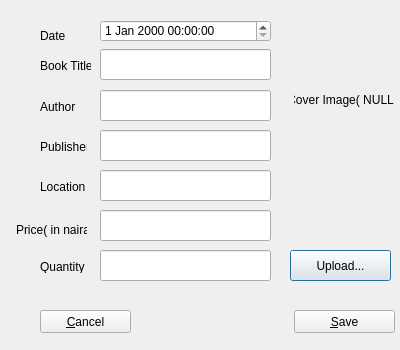
<?xml version="1.0" encoding="UTF-8"?>
<ui version="4.0">
 <class>InventoryActionDialog</class>
 <widget class="QDialog" name="InventoryActionDialog">
  <property name="geometry">
   <rect>
    <x>0</x>
    <y>0</y>
    <width>400</width>
    <height>350</height>
   </rect>
  </property>
  <property name="windowTitle">
   <string>Dialog</string>
  </property>
  <widget class="QLabel" name="label">
   <property name="geometry">
    <rect>
     <x>40</x>
     <y>50</y>
     <width>51</width>
     <height>31</height>
    </rect>
   </property>
   <property name="text">
    <string>Book Title</string>
   </property>
  </widget>
  <widget class="QLineEdit" name="titleLineEdit">
   <property name="geometry">
    <rect>
     <x>100</x>
     <y>49</y>
     <width>171</width>
     <height>31</height>
    </rect>
   </property>
  </widget>
  <widget class="QLabel" name="label_2">
   <property name="geometry">
    <rect>
     <x>40</x>
     <y>100</y>
     <width>47</width>
     <height>13</height>
    </rect>
   </property>
   <property name="text">
    <string>Author</string>
   </property>
  </widget>
  <widget class="QLineEdit" name="authorLineEdit">
   <property name="geometry">
    <rect>
     <x>100</x>
     <y>90</y>
     <width>171</width>
     <height>31</height>
    </rect>
   </property>
  </widget>
  <widget class="QLabel" name="label_3">
   <property name="geometry">
    <rect>
     <x>40</x>
     <y>140</y>
     <width>47</width>
     <height>13</height>
    </rect>
   </property>
   <property name="text">
    <string>Publisher</string>
   </property>
  </widget>
  <widget class="QLineEdit" name="publisherLineEdit">
   <property name="geometry">
    <rect>
     <x>100</x>
     <y>130</y>
     <width>171</width>
     <height>31</height>
    </rect>
   </property>
  </widget>
  <widget class="QLabel" name="label_4">
   <property name="geometry">
    <rect>
     <x>40</x>
     <y>180</y>
     <width>47</width>
     <height>13</height>
    </rect>
   </property>
   <property name="text">
    <string>Location</string>
   </property>
  </widget>
  <widget class="QLineEdit" name="locationLineEdit">
   <property name="geometry">
    <rect>
     <x>100</x>
     <y>170</y>
     <width>171</width>
     <height>31</height>
    </rect>
   </property>
  </widget>
  <widget class="QLabel" name="label_5">
   <property name="geometry">
    <rect>
     <x>40</x>
     <y>260</y>
     <width>47</width>
     <height>13</height>
    </rect>
   </property>
   <property name="text">
    <string>Quantity</string>
   </property>
  </widget>
  <widget class="QLineEdit" name="stockLineEdit">
   <property name="geometry">
    <rect>
     <x>100</x>
     <y>250</y>
     <width>171</width>
     <height>31</height>
    </rect>
   </property>
   <property name="inputMethodHints">
    <set>Qt::ImhDigitsOnly</set>
   </property>
   <property name="frame">
    <bool>true</bool>
   </property>
   <property name="alignment">
    <set>Qt::AlignCenter</set>
   </property>
  </widget>
  <widget class="QPushButton" name="uploadButton">
   <property name="geometry">
    <rect>
     <x>290</x>
     <y>250</y>
     <width>101</width>
     <height>31</height>
    </rect>
   </property>
   <property name="text">
    <string>Upload...</string>
   </property>
  </widget>
  <widget class="QLabel" name="coverImageLabel">
   <property name="geometry">
    <rect>
     <x>294</x>
     <y>50</y>
     <width>100</width>
     <height>100</height>
    </rect>
   </property>
   <property name="layoutDirection">
    <enum>Qt::LeftToRight</enum>
   </property>
   <property name="autoFillBackground">
    <bool>true</bool>
   </property>
   <property name="text">
    <string>Cover Image( NULL )</string>
   </property>
   <property name="scaledContents">
    <bool>true</bool>
   </property>
   <property name="alignment">
    <set>Qt::AlignCenter</set>
   </property>
  </widget>
  <widget class="QPushButton" name="saveButton">
   <property name="geometry">
    <rect>
     <x>294</x>
     <y>310</y>
     <width>101</width>
     <height>23</height>
    </rect>
   </property>
   <property name="text">
    <string>&amp;Save</string>
   </property>
  </widget>
  <widget class="QPushButton" name="cancelButton">
   <property name="geometry">
    <rect>
     <x>40</x>
     <y>310</y>
     <width>91</width>
     <height>23</height>
    </rect>
   </property>
   <property name="text">
    <string>&amp;Cancel</string>
   </property>
  </widget>
  <widget class="QLabel" name="label_6">
   <property name="geometry">
    <rect>
     <x>40</x>
     <y>20</y>
     <width>41</width>
     <height>31</height>
    </rect>
   </property>
   <property name="text">
    <string>Date</string>
   </property>
  </widget>
  <widget class="QDateTimeEdit" name="dateTimeEdit">
   <property name="geometry">
    <rect>
     <x>100</x>
     <y>20</y>
     <width>171</width>
     <height>22</height>
    </rect>
   </property>
  </widget>
  <widget class="QLineEdit" name="priceLineEdit">
   <property name="geometry">
    <rect>
     <x>100</x>
     <y>210</y>
     <width>171</width>
     <height>31</height>
    </rect>
   </property>
   <property name="readOnly">
    <bool>false</bool>
   </property>
  </widget>
  <widget class="QLabel" name="label_7">
   <property name="geometry">
    <rect>
     <x>16</x>
     <y>220</y>
     <width>71</width>
     <height>20</height>
    </rect>
   </property>
   <property name="text">
    <string>Price( in naira )</string>
   </property>
  </widget>
 </widget>
 <tabstops>
  <tabstop>titleLineEdit</tabstop>
  <tabstop>authorLineEdit</tabstop>
  <tabstop>publisherLineEdit</tabstop>
  <tabstop>locationLineEdit</tabstop>
  <tabstop>priceLineEdit</tabstop>
  <tabstop>stockLineEdit</tabstop>
  <tabstop>uploadButton</tabstop>
  <tabstop>saveButton</tabstop>
  <tabstop>dateTimeEdit</tabstop>
  <tabstop>cancelButton</tabstop>
 </tabstops>
 <resources/>
 <connections/>
</ui>
